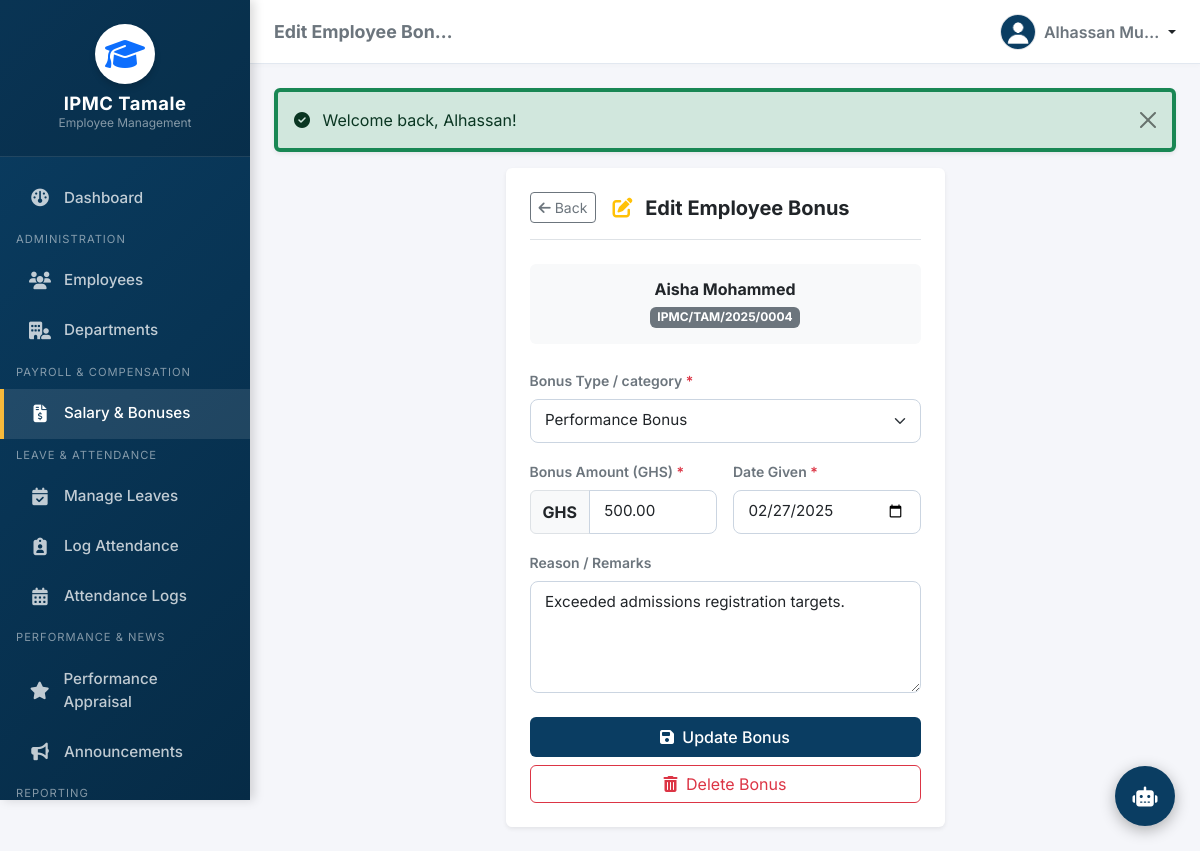
/bonus-edit.php?id=2 (signed in), run on the app's committed database.
### tables this page shows
CREATE TABLE IF NOT EXISTS `employees` (
    `id` INT AUTO_INCREMENT PRIMARY KEY,
    `employee_id` VARCHAR(50) NOT NULL UNIQUE,  
    `first_name` VARCHAR(50) NOT NULL,
    `last_name` VARCHAR(50) NOT NULL,
    `email` VARCHAR(100) NOT NULL UNIQUE,
    `password_hash` VARCHAR(255) NOT NULL,
    `role` ENUM('Admin', 'HR', 'Employee') NOT NULL DEFAULT 'Employee',
    `staff_type` ENUM('Academic', 'Non-Academic') NOT NULL DEFAULT 'Non-Academic',
    `gender` ENUM('Male', 'Female', 'Other') NOT NULL,
    `phone` VARCHAR(20) DEFAULT NULL,
    `department_id` INT DEFAULT NULL,
    `designation` VARCHAR(100) DEFAULT NULL,
    `joining_date` DATE NOT NULL,
    `photo` VARCHAR(255) DEFAULT NULL,  
    `status` ENUM('Active', 'Inactive') NOT NULL DEFAULT 'Active',
    `created_at` TIMESTAMP DEFAULT CURRENT_TIMESTAMP,
    `updated_at` TIMESTAMP DEFAULT CURRENT_TIMESTAMP ON UPDATE CURRENT_TIMESTAMP,
    FOREIGN KEY (`department_id`) REFERENCES `departments` (`id`) ON DELETE SET NULL
);

CREATE TABLE IF NOT EXISTS `bonuses` (
    `id` INT AUTO_INCREMENT PRIMARY KEY,
    `employee_id` INT NOT NULL,
    `bonus_type` VARCHAR(100) NOT NULL,  
    `amount` DECIMAL(10,2) NOT NULL,
    `date_given` DATE NOT NULL,
    `reason` TEXT DEFAULT NULL,
    `created_at` TIMESTAMP DEFAULT CURRENT_TIMESTAMP,
    FOREIGN KEY (`employee_id`) REFERENCES `employees` (`id`) ON DELETE CASCADE
);

### classes/Database.php (called while the page is built)
<?php
class Database {
    private static $host = 'localhost';
    private static $db_name = 'ipmc_ems';
    private static $username = 'ipmc_user';
    private static $password = 'ipmc_secure_pass123!';
    private static $conn = null;
    public static function connect() {
        if (self::$conn === null) {
            try {
                $dsn = "mysql:host=" . self::$host . ";dbname=" . self::$db_name . ";charset=utf8mb4";
                self::$conn = new PDO($dsn, self::$username, self::$password, [
                    PDO::ATTR_ERRMODE => PDO::ERRMODE_EXCEPTION,
                    PDO::ATTR_DEFAULT_FETCH_MODE => PDO::FETCH_ASSOC,
                    PDO::ATTR_EMULATE_PREPARES => false
                ]);
            } catch (PDOException $e) {
                die("Database Connection Error: " . $e->getMessage());
            }
        }
        return self::$conn;
    }
}

### classes/Salary.php (called while the page is built, shortened)
<?php
require_once __DIR__ . '/Database.php';
class Salary {
    private $db;
    public function __construct() {
        $this->db = Database::connect();
    }
    public function getBonus($id) {
        $stmt = $this->db->prepare("SELECT * FROM bonuses WHERE id = ?");
        $stmt->execute([$id]);
        return $stmt->fetch();
    }
}

### classes/Employee.php (called while the page is built, shortened)
<?php
require_once __DIR__ . '/Database.php';
class Employee {
    private $db;
    public function __construct() {
        $this->db = Database::connect();
    }
    public function findById($id) {
        $stmt = $this->db->prepare("
            SELECT e.*, d.name as department_name
            FROM employees e
            LEFT JOIN departments d ON e.department_id = d.id
            WHERE e.id = :id
        ");
        $stmt->execute(['id' => $id]);
        return $stmt->fetch();
    }
}
?>

### bonus-edit.php (the view, shortened to what this page needs)
<?php
require_once __DIR__ . '/classes/Salary.php';
require_once __DIR__ . '/classes/Employee.php';
$salaryModel = new Salary();
$employeeModel = new Employee();
$id = intval($_GET['id'] ?? 0);
$bonus = $salaryModel->getBonus($id);
$employee = $employeeModel->findById($bonus['employee_id']);
include_once __DIR__ . '/includes/header.php';
?>
<div class="row justify-content-center">
    <div class="col-12 col-md-8 col-lg-6">
        <div class="card border-0 shadow-sm p-3 p-md-4 bg-white">
            <div class="d-flex align-items-center mb-4 border-bottom pb-3 gap-2">
                <a href="salary-bonuses.php" class="btn btn-sm btn-outline-secondary me-2"><i class="fa-solid fa-arrow-left"></i> Back</a>
                <h4 class="fw-bold mb-0 text-dark fs-5"><i class="fa-solid fa-pen-to-square text-warning me-2"></i> Edit Employee Bonus</h4>
            </div>
            <div class="mb-4 bg-light p-3 rounded text-center">
                <h6 class="fw-bold mb-1"><?php echo htmlspecialchars($employee['first_name'] . ' ' . $employee['last_name']); ?></h6>
                <small class="badge bg-secondary"><?php echo htmlspecialchars($employee['employee_id']); ?></small>
            </div>
            <form method="POST" action="bonus-edit.php?id=<?php echo $id; ?>">
                <div class="mb-3">
                    <label class="form-label fw-semibold small text-secondary">Bonus Type / category <span class="text-danger">*</span></label>
                    <select class="form-select" name="bonus_type" required>
                        <option value="Performance Bonus" <?php echo ($bonus['bonus_type'] === 'Performance Bonus') ? 'selected' : ''; ?>>Performance Bonus</option>
                    </select>
                </div>
                <div class="row g-3 mb-3">
                    <div class="col-12 col-sm-6">
                        <label class="form-label fw-semibold small text-secondary">Bonus Amount (GHS) <span class="text-danger">*</span></label>
                        <div class="input-group">
                            <span class="input-group-text bg-light text-dark fw-bold">GHS</span>
                            <input type="number" step="0.01" min="0.01" class="form-control" name="amount" required value="<?php echo htmlspecialchars($bonus['amount']); ?>">
                        </div>
                    </div>
                    <div class="col-12 col-sm-6">
                        <label class="form-label fw-semibold small text-secondary">Date Given <span class="text-danger">*</span></label>
                        <input type="date" class="form-control" name="date_given" required value="<?php echo htmlspecialchars($bonus['date_given']); ?>">
                    </div>
                </div>
                <div class="mb-4">
                    <label class="form-label fw-semibold small text-secondary">Reason / Remarks</label>
                    <textarea class="form-control" name="reason" rows="4"><?php echo htmlspecialchars($bonus['reason'] ?? ''); ?></textarea>
                </div>
                <div class="d-grid gap-2">
                    <button type="submit" class="btn btn-ipmc"><i class="fa-solid fa-save me-1"></i> Update Bonus</button>
                    <button type="button" class="btn btn-outline-danger" onclick="triggerDelete()"><i class="fa-solid fa-trash-can me-1"></i> Delete Bonus</button>
                </div>
            </form>
        </div>
    </div>
</div>
<?php include_once __DIR__ . '/includes/footer.php'; ?>

### css/style.css (style rules this page uses)
:root { --ipmc-primary: #0a3d62; --ipmc-secondary: #3c6382; --ipmc-accent: #f6b93b; --ipmc-dark: #1e272e; --ipmc-light: #f8f9fa; --ipmc-sidebar-width: 250px; --ipmc-transition: all 0.3s cubic-bezier(0.4, 0, 0.2, 1); }
body { font-family: 'Inter', system-ui, -apple-system, sans-serif; background-color: #f5f6fa; color: var(--ipmc-dark); min-height: 100vh; overflow-x: hidden; }
.btn-ipmc { background-color: var(--ipmc-primary); color: #fff; border: none; font-weight: 500; padding: 0.5rem 1.25rem; border-radius: 6px; transition: var(--ipmc-transition); }
.form-control, .form-select { border-radius: 8px; border: 1px solid #cbd5e1; padding: 0.6rem 0.9rem; font-size: 0.95rem; transition: border-color 0.2s ease, box-shadow 0.2s ease; width: 100%; }

### data on the page
employees: first_name+last_name "Aisha Mohammed", employee "IPMC/TAM/2025/0004"
bonuses: amount "500.00", date_given "02/27/2025", reason "Exceeded admissions registration targets."

### other printed values
$page_title "Edit Employee Bon…"
$_SESSION['user_name'] "Alhassan Mu…"
$_SESSION['success_msg'] "Welcome back, Alhassan!"
